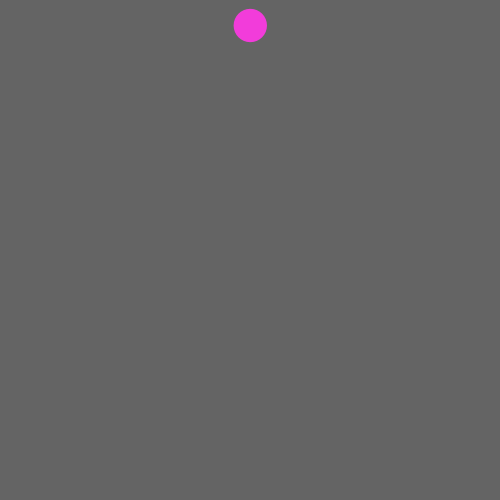
Frame 1 (no input)
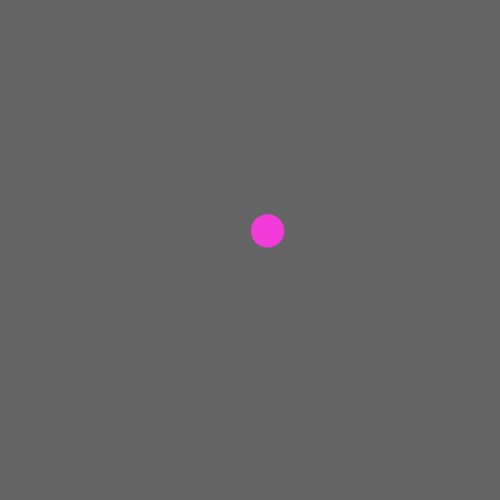
Frame 60 (the mouse pressed at the canvas centre just before this capture)
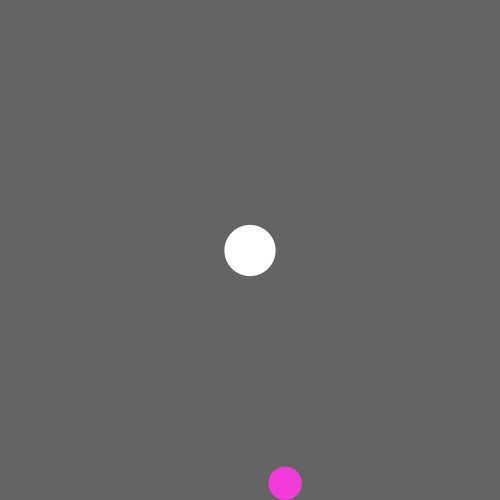
Frame 120 (the mouse held since frame 60 and released just before this capture)

The Processing sketch that drew these frames (run headless with seeded random() and noise(); from frame 60 on, the mouse is pressed at the canvas centre):

// Processing sketch: processing_105236
// ── processing_105236.pde

ArrayList<Ball> balls;

void setup()
{
  size(500, 500);
  balls = new ArrayList<Ball>();
  balls.add(new Ball(250, 25));
  noStroke();
}

void draw()
{ 
  background(100);
  for (int i = balls.size()-1; i >=0; i--) 
  {
    Ball ball= balls.get(i);
    ball.update();
    if (ball.ballX > width+ball.ballW/2 || ball.ballX < 0-ball.ballW/2) {
      balls.remove(i);
    }
  }
}

void mousePressed() 
{
  /*for (int i = balls.size()-1; i >=0; i--) 
  {
    Ball ball= balls.get(i);
    if (ball.touch == false)
    {*/
      balls.add(new Ball(mouseX, mouseY));
    //}
  //}
}

class Ball { 
  float ballX, ballY; 
  float accelVal = 0;
  float dx = random(-1, 1);
  float dxOrig = dx;
  float ballW = random(10, 100);
  float ballH = ballW;
  float lastY;
  color c = color( random(255), random(255), random(255) ) ;
  boolean touch = false;
  boolean grab = false; 


  Ball (float xx, float yy) 
  {  
    ballX = xx; 
    ballY = yy;
  } 



  void update() 
  { 
    accelVal += .5;
    ballY += accelVal;
    ballX += dx;
    if (ballY > height-ballH/2)
    {
      ballY = height-ballH/2;
    }
    if (ballY == height-ballH/2)
    {
      accelVal -= accelVal/10;
      accelVal = -accelVal;
      //flattener += 1;
    }
    if (accelVal == 0 )
    {
      accelVal = -accelVal;
    }  
    fill(255); 
    if (lastY == ballY) 
    {
      if (dx > 0)
      {
        dx -= .1;
        if (dx <= 0)
        {
          dx = 0;
        }
      }   
      if (dx < 0)
      {
        dx += .1;
        if (dx >= 0)
        {
          dx = 0;
        }
      }
    }
    lastY = ballY;

    if (mouseX > ballX-ballW/2 && mouseX < ballX+ballW/2 && mouseY > ballY-ballH/2 && mouseY < ballY+ballH/2)
    {
      fill(255);
      touch = true;
    }
    else
    {
      fill(c);
      touch = false;
    }
    ellipse(ballX, ballY, ballW, ballH);

    if (touch == true)
    {
      if (mousePressed) {
        grab = true;
        ballX = mouseX;
        ballY = mouseY;
        
        //dx = dxOrig;
        accelVal = 0;
        //dx = 0;
        touch = false;
      }
    }
    else {grab = false; touch = false;}
  }
} 
